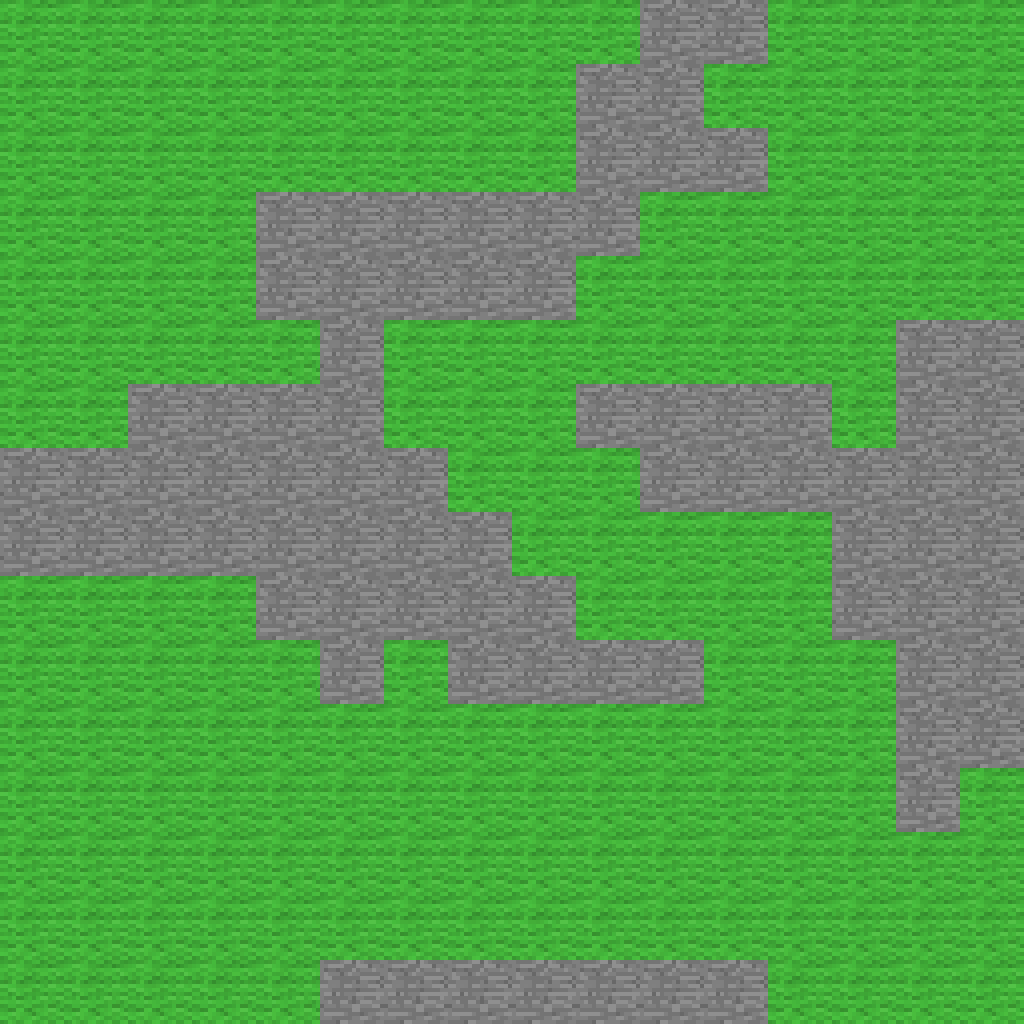

Tiled map render using the project's own tile images. Description and the map definition, with tile-layer contents summarised, below:
An orthogonal 16x16 tile map with 64x64 px tiles, 2 tile layers (Tile Layer 1, Tile Layer 2) and 2 objects.

<map version="1.0" orientation="orthogonal" width="16" height="16" tilewidth="64" tileheight="64">
 <properties>
  <property name="level_name" value="DSTAR_TESTING" />
  <property name="mode" value="Spectator" />
 </properties>
 <tileset firstgid="1" source="terrain_tiles.tsx" />
 <layer name="Tile Layer 1" width="16" height="16">
  <data>[256 cells, 256 non-empty, 2 distinct tile ids]</data>
 </layer>
 <objectgroup name="Blocks" width="16" height="16">
  <object gid="169" x="0" y="1024">
   <properties>
    <property name="anttype" value="RedAnt" />
    <property name="spawntype" value="ant" />
   </properties>
  </object>
  <object gid="141" x="832" y="128">
   <properties>
    <property name="onarrival" value="kill" />
   </properties>
  </object>
 </objectgroup>
 <layer name="Tile Layer 2" width="16" height="16">
  <data>[256 cells, 0 non-empty, 0 distinct tile ids]</data>
 </layer>
</map>